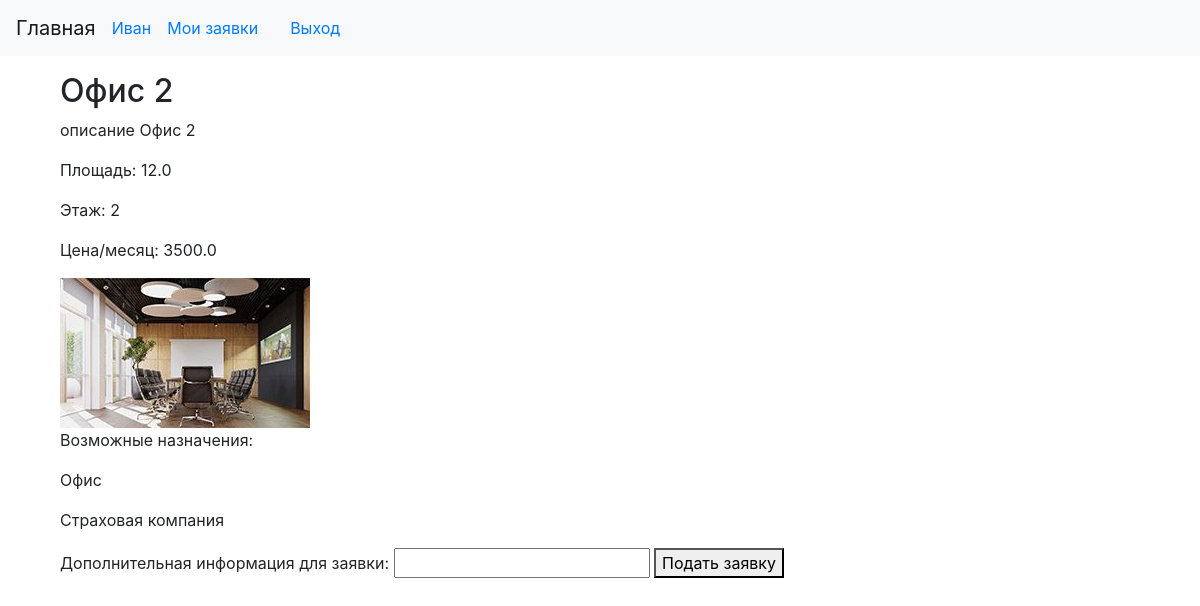
Screenshot of /2/ (signed in) with the database file from the repository.
### rent/models.py (models this page shows, shortened)
class Premises(models.Model):
    areaName = models.CharField(verbose_name='Название площади',
                                max_length=30)
    describe = models.TextField(verbose_name='Описание площади',
                                blank=True)
    area = models.FloatField(verbose_name='Площадь помещения',
                             blank=False)
    floor = models.IntegerField(verbose_name='Этаж', blank=False)
    price = models.FloatField(verbose_name="Цена/месяц в руб.")
    photo = models.ImageField(verbose_name='Изображения',
                              upload_to='photos/%Y/%m/%d/', blank=True)
    purpose = models.ManyToManyField('PurposesOfPremises', verbose_name='Назначения', blank=True)
    class Meta:
        verbose_name = 'Помещение'
        verbose_name_plural = 'Помещения'

class PurposesOfPremises(models.Model):
    purposeName = models.CharField(verbose_name='Назначение',
                                   max_length=30)
    class Meta:
        verbose_name = 'Нахначение'
        verbose_name_plural = 'Назначения'

### rent/views.py (the view)
# urls.py: path('<int:area_id>/', by_area, name='by_area'),
def by_area(request, area_id):
    current_area = Premises.objects.get(pk=area_id)
    context = {
        'current_area': current_area,
        'message': ""
    }
    return render(request, 'rent/by_area.html', context)

### templates/rent/by_area.html (shortened to what this page needs)
{% extends "layout/basic.html" %}
{% block content %}
    <div>
        <h2>{{ current_area.areaName }}</h2>
        <p>{{ current_area.describe }}</p>
        <p>Площадь: {{ current_area.area }}</p>
        <p>Этаж: {{ current_area.floor }}</p>
        <p>Цена/месяц: {{ current_area.price }}</p>
        <img src="{{ current_area.photo.url }}" alt=""/>
        {% if  current_area.purpose.all.exists%}
        <p>Возможные назначения: </p>
        {% for purp in current_area.purpose.all %}
            <p>{{ purp.purposeName }}</p>
        {% endfor %}
        {% endif %}
    {% if not user.is_staff %}
    <form action="{% url 'addApp' current_area.pk%}" method="post">
        Дополнительная информация для заявки: <input type="text" name="addInfo"/>
        <button type="submit" name='mybtn2'>Подать заявку</button>
    </form>
    {% endif %}
    </div>
{% endblock %}

### templates/layout/basic.html (shortened to what this page needs)
<!DOCTYPE html>
<html lang="en">
<head>
    <link rel="stylesheet" href="https://stackpath.bootstrapcdn.com/bootstrap/4.1.3/css/bootstrap.min.css">
</head>
<body>
<nav class="navbar navbar-expand-lg navbar-light bg-light">
    <a href="{% url 'index' %}" class="navbar-brand">Главная</a>
    {% if user.is_authenticated %}
        <a href="#">{{ user.username }}</a>
        <a href="{% url 'apps' %}" class="nav-link">Мои заявки</a>
        <a href="{% url 'logout' %}" class="nav-link">Выход</a>
    {% else %}
      <a href="{% url 'login' %}" class="nav-link">Вход</a>
      <a href="{% url 'signup' %}" class="nav-link">Регистрация</a>
    {% endif %}
</nav>
<div class="container mt-3">
 <div class="col-md-9">
    <section>
        {% block content %}
        {% endblock %}
    </section>
 </div>
</div>
</body>
</html>

### rows the page displays
Premises: areaName "Офис 2", describe "описание Офис 2", area "12.0", floor "2", price "3500.0", photo (picture)
PurposesOfPremises: purposeName "Офис"
PurposesOfPremises: purposeName "Страховая компания"

### other values shown
{{ user.username }} "Иван"
